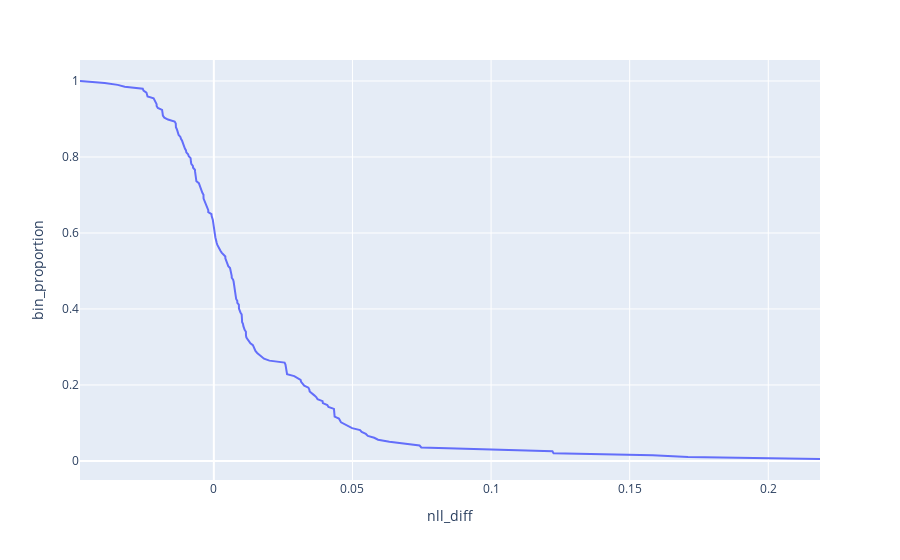

The code cell stored with this chart in its notebook:
### Code cell
cdf = df.merge(_filter[key_cols]).copy()
cdf['bins'] = 1
cdf = cdf.sort_values('nll_diff', ascending=False)
cdf['bins'] = cdf['bins'].cumsum()
cdf['bin_proportion'] = cdf['bins'] / cdf['bins'].max()

px.line(cdf, x='nll_diff', y='bin_proportion')

### Figure 1 — Plotly figure (JSON) as saved in the notebook; plotly's stock layout.template omitted (floating-point values rounded to 4 significant figures; data arrays with more than 128 entries replaced by an {"elided": "..."} marker saying what was removed)
{"data": [{"hovertemplate": "nll_diff=%{x}<br>bin_proportion=%{y}<extra></extra>", "legendgroup": "", "line": {"color": "#636efa", "dash": "solid"}, "marker": {"symbol": "circle"}, "mode": "lines", "name": "", "orientation": "v", "showlegend": false, "type": "scatter", "x": {"elided": "197 float values"}, "xaxis": "x", "y": {"elided": "197 float values"}, "yaxis": "y"}], "layout": {"legend": {"tracegroupgap": 0}, "margin": {"t": 60}, "xaxis": {"anchor": "y", "domain": [0, 1], "title": {"text": "nll_diff"}}, "yaxis": {"anchor": "x", "domain": [0, 1], "title": {"text": "bin_proportion"}}}}
